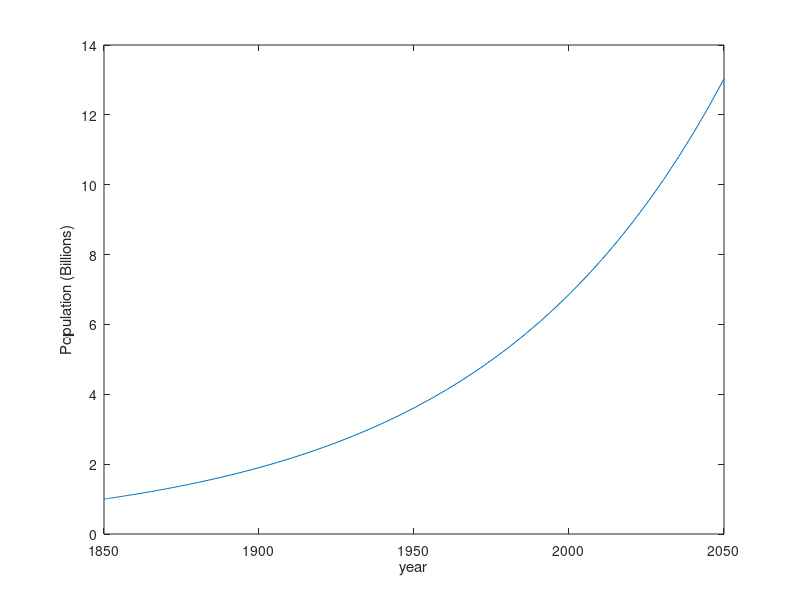
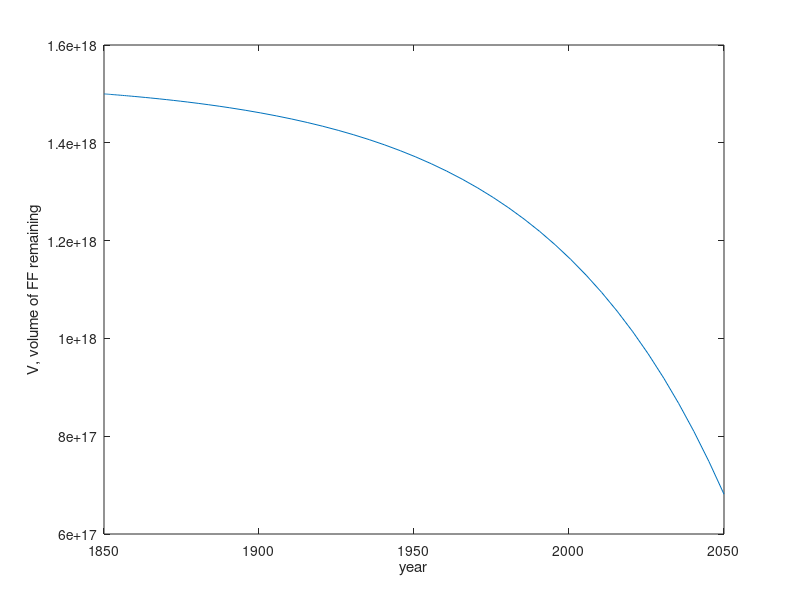
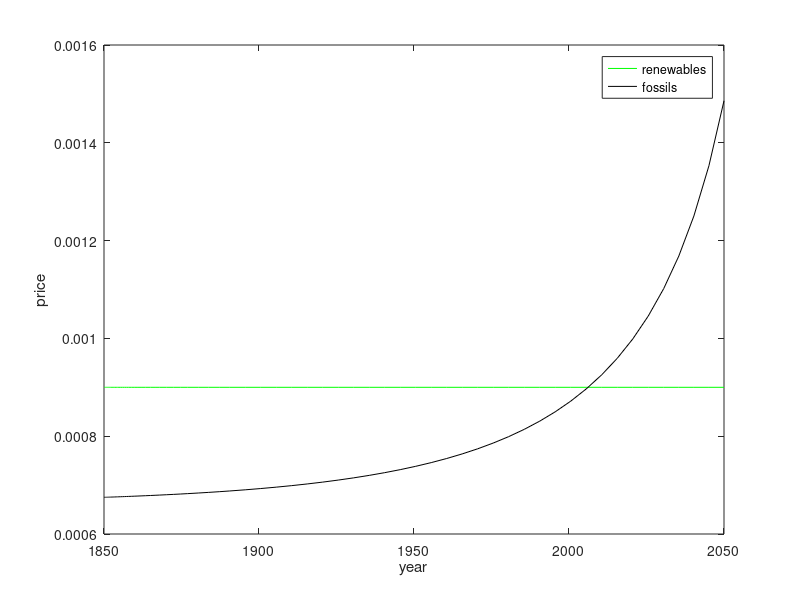
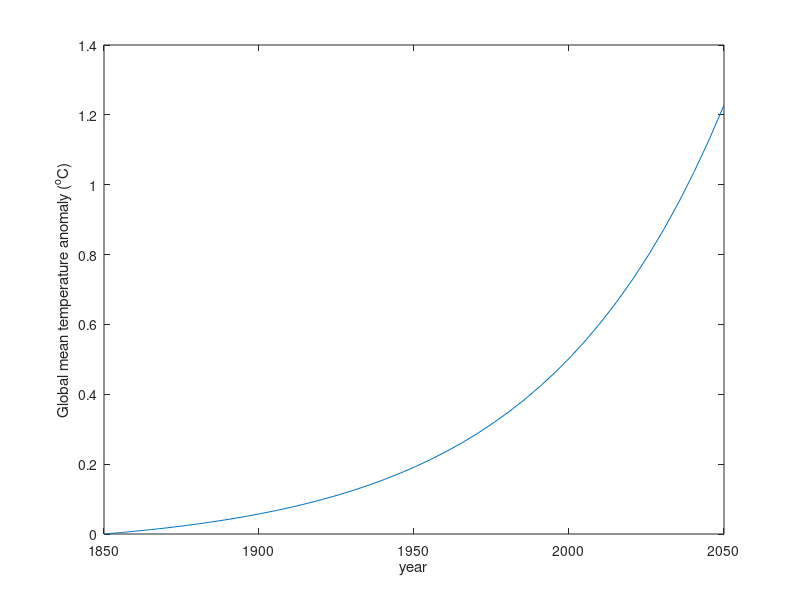

Write the MATLAB code that produced these figures, in order.
function energy
clear all
close all
% Can Homo economicus save us from environmental apocolypse?
% Constants defined here, the functional forms are set up at the bottom
% Most units in grams of carbon, except prices, which is in dollars / gram. 

% Define constants
%
  V0 = 15e17 ; % Initial volume of ff (number is for global conventional oil)
%
  Pr_ff0 = 4.5e-4; % inital cost of fossil fuels (dollars per gram of carbon; number here assumes $50/bbl oil)
%
  t0 = 0 ; % start-time (years since 1850)
%
  tf = 200 ; % end-time (years after 1850)
%
  Cpc = 170 ; % Per capita carbon demand doubling time (linear/constant if inf)
%
  C0 = 1.1e6 / exp( tf * ( log(2) / Cpc) )  ; % original per capita demand (modern global mean emissions are ~4 mt CO2 / person / year,
  %which yields 4e6 * 12/44 = 1.1e6 gC/person/year modern, and we back track to t0 assuming exponential growth )
%
 c_tax = 1.5 ; % taxes increases ff prices if greater than 1, a c_tax of less than 1 implies a ff subsidy.
%
  P0 = 1e9 ; %original population (1e9 is roughly the 1850 pop)
%
  Cpop = 54 ; % population doubling time in years, assuming exponential growth.
%
  CT = 0 ; % technology growth rate (linear)
%
 P_renew = Pr_ff0*2 ; % Price for renewables, random set at double intial ff price


%%%%%%%%%%% Begin the integration %%%%%%%%%%%%%%%%%%%%%%%
% some ODE solver options
  options = odeset('RelTol',1e-4,'AbsTol',[1e-4]);

% Do the numerical interation
  [ t , V ] = ode45(@volume,[t0 tf],[V0],options, CT, Cpc, Cpop, P0 , C0);
  [DVdt,pop] = volume(t, V , CT , Cpc , Cpop , P0 , C0 );

 yr = 1850 + t ;

% Define the price of fossil fuels

 P_ff =  (V0./ V).*Pr_ff0*c_tax  ; %  price change inverse to remaining reserve, V.

% Find where P_ff exceeds P_renew and calculate the C emissions and global warming

 cross_over = min( find( P_ff > P_renew) ) ; % where the prices cross

 c_emitted = V0 - V( cross_over ) ; % How much has been emitted until the cross-over;
 
 g_warm = c_emitted * 1.5 / 1e18 ; % Global warming from these cumulative emissions from CCR (MAthews et al. 2009)  

 g_warm_evolve =  ( V0 - V ) * 1.5 / 1e18 ; % history of the warming

disp( [ 'The amount of carbon emitted before rewables became cheaper: ' num2str(c_emitted/1e18) ' Tt'] )
disp('')
disp(['This would have caused a global warming of ' num2str( g_warm ) ' degrees since pre-industrial'])

disp('')
disp([ '2011 global temp anomaly: ' num2str( g_warm_evolve( yr >= 2010 & yr <= 2013 ) ) ] )
 
% plot up some results
 plot(yr,pop./1e9)
 ylabel('Population (Billions)')
 xlabel('year')

figure
  plot(yr,V)
  xlabel('year')
  ylabel('V, volume of FF remaining')

figure
  plot( yr , (0.*t + P_renew) , '-g' )
  hold on
  plot( yr , P_ff ,'-k')
  xlabel('year')
  ylabel('price')
  legend('renewables','fossils')

figure
  plot( yr , g_warm_evolve )
  xlabel('year')  
  ylabel('Global mean temperature anomaly (^oC)')

%%%%%%%% SET UP THE FUNCTIONS %%%%%%%%%

function [dVdt , pop] = volume( t , y , CT, Cpc , Cpop , P0 , C0)
   	
% DVdt = T - D
%      = CT - pop(t)*Cpc(t)

% Population growth and per capita consuption are being setup as exponential functions here, but could easily be changed.

  pop = P0.* exp( t .* ( log(2) / Cpop) ) ; % exponential population growth  
  
  pcd = C0 .* exp( t .* ( log(2) / Cpc) ) ; % exponential per capita demand growth
   
  dVdt = CT .* t -  pop .* pcd ;
